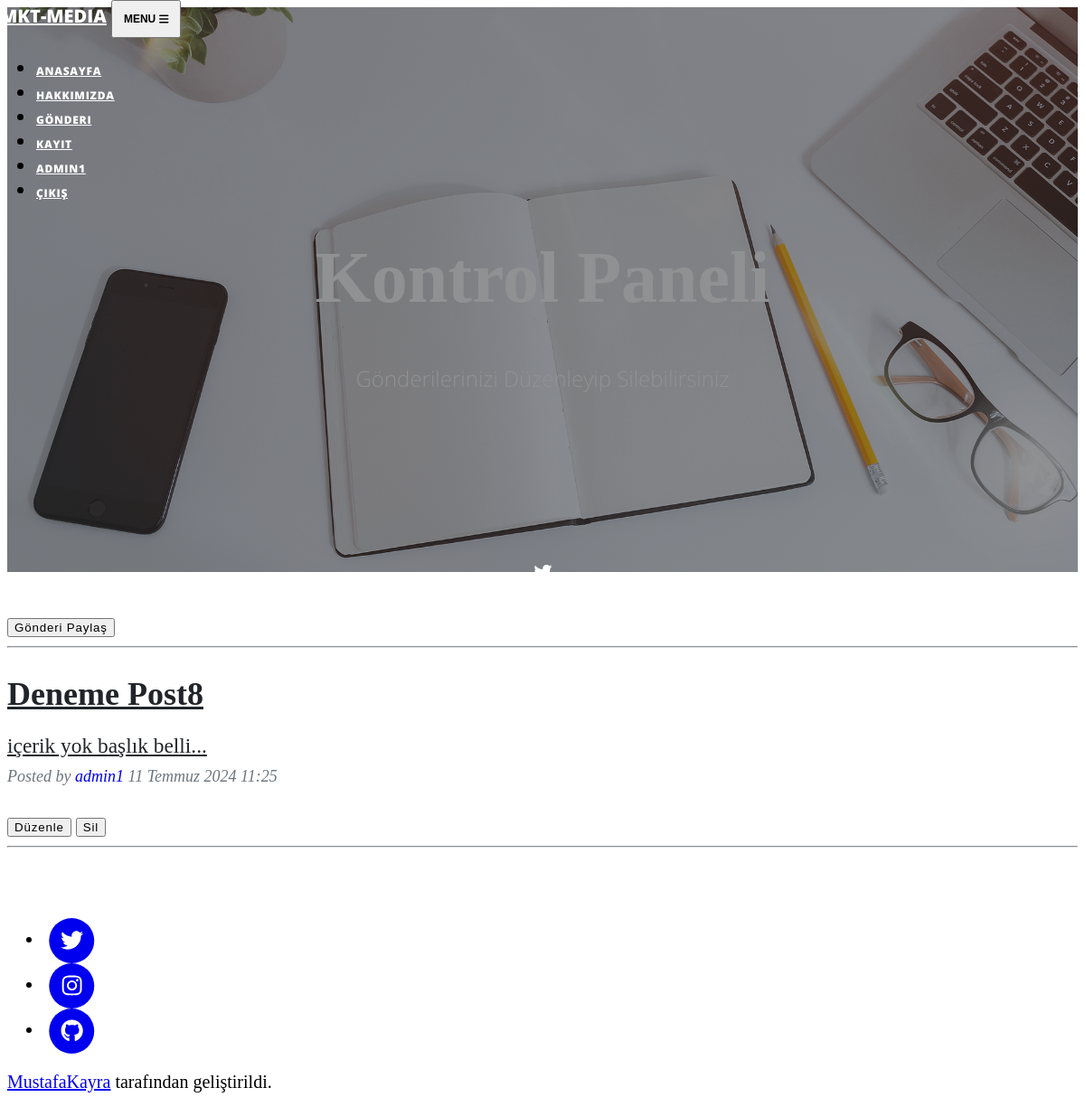
The app's page /Post/dashboard/ (signed in), older data.
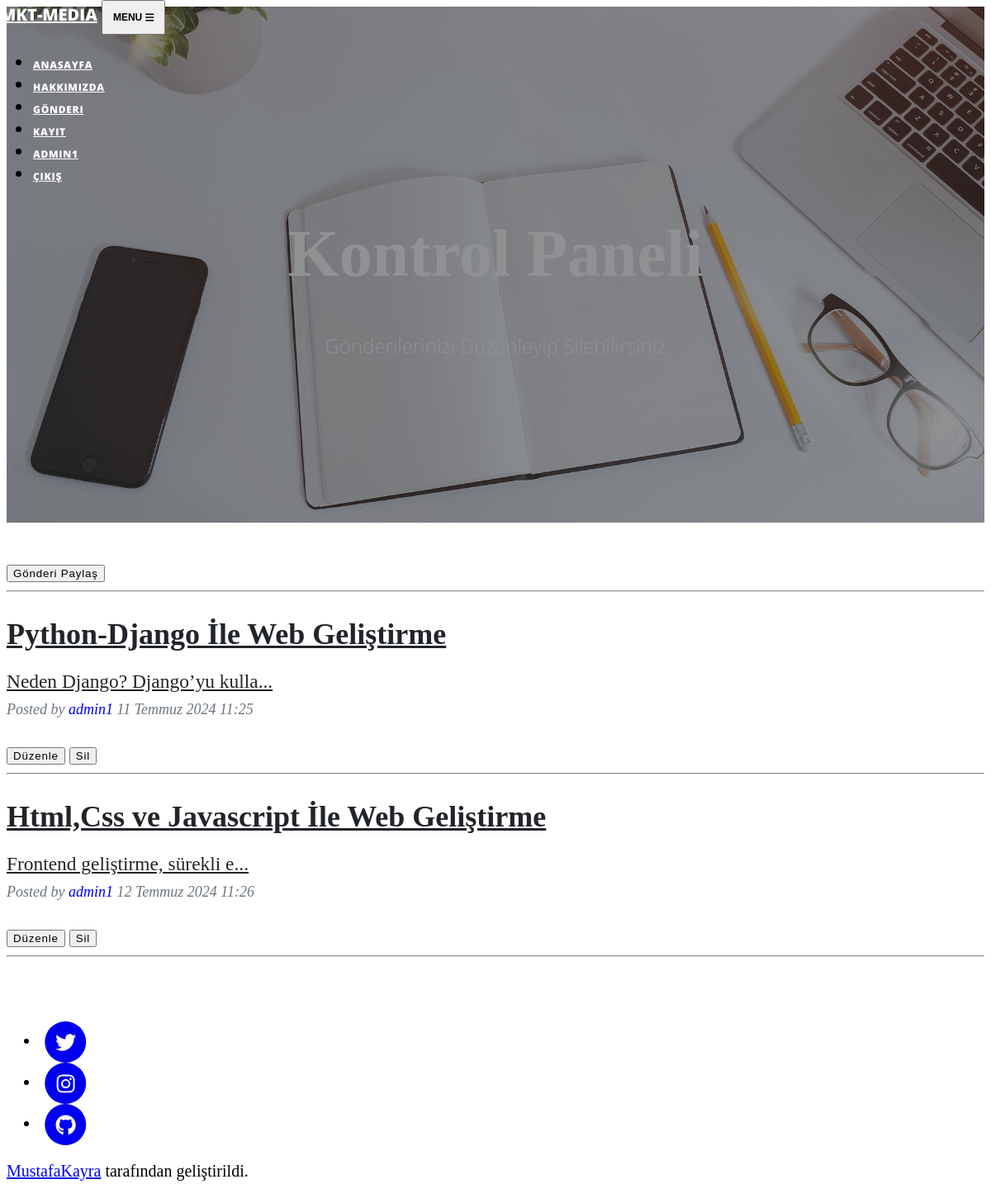
The same page, newer data.
### post/models.py (models this page shows, shortened)
class Post(models.Model):
    author = models.CharField(max_length=30,null=False,blank=False)
    title = models.CharField(max_length=100,null=False,blank=False)
    content = models.TextField(null=False,blank=False)
    email = models.CharField(max_length=50)
    date = models.DateTimeField(auto_now_add=True)
    slug = models.SlugField(null=False,blank=True,unique=True,db_index=True)
    def get_summary(self):
        return self.content[:30] + '...'

### post/views.py (the view)
# urls.py: path('dashboard/',views.dashboard,name="dashboard"),
def dashboard(request):
    posts = Post.objects.filter(author = request.user)
    context = {
        "posts":posts
    }
    return render(request,"dashboard.html",context)

### templates/dashboard.html (shortened to what this page needs)
{% extends "base.html" %}
{% load static %}
{% block body %}
        <header class="masthead" style="background-image: url('{% static 'img/home-bg.jpg' %}')">
            <div class="container position-relative px-4 px-lg-5">
                <div class="row gx-4 gx-lg-5 justify-content-center">
                    <div class="col-md-10 col-lg-8 col-xl-7">
                        <div class="site-heading">
                            <h1>Kontrol Paneli</h1>
                            <span class="subheading">Gönderilerinizi Düzenleyip Silebilirsiniz</span>
                        </div>
                    </div>
                </div>
            </div>
        </header>
        {% if posts %}
            <div class="container position-relative px-4 px-lg-5">
                <div class="row gx-4 gx-lg-5 justify-content-center">
                    <div class="col-md-10 col-lg-8 col-xl-7">
                        <div class="site-heading">
                            <a href="{% url 'addpost' %}"><button class="btn btn-dark">Gönderi Paylaş</button></a>
                            <hr>
                        </div>
                    </div>
                </div>
            </div>
        {% endif %}
    {% if posts %}
        {% for post in posts %}
        <div class="container px-4 px-lg-5">
            <div class="row gx-4 gx-lg-5 justify-content-center">
                <div class="col-md-10 col-lg-8 col-xl-7">
                    <div class="post-preview">
                        <a href="{% url 'postdetail' post.slug %}">
                            <h2 class="post-title">{{post.title}}</h2>
                            <h3 class="post-subtitle">{{post.get_summary}}</h3>
                        </a>
                        <p class="post-meta">
                            Posted by
                            <a href="#!">{{post.author}}</a>
                            {{post.date}}
                        </p>
                        <a href="{% url 'postupdate' post.slug %}"><button class="btn btn-dark">Düzenle</button></a> <a href="{% url 'deletepost' post.slug %}"><button class="btn btn-dark">Sil</button></a>
                    </div>
                    <hr class="my-4" />
                </div>
            </div>
        </div>
        {% endfor %}
    {% endif %}
{% endblock body %}

Row changes from the older to the newer data that the page shows:
changed Post: title "Deneme Post8" → "Python-Django İle Web Geliştirme"; get_summary "içerik yok başlık belli..." → "Neden Django? Django’yu kulla..."
added Post: title "Html,Css ve Javascript İle Web Geliştirme", get_summary "Frontend geliştirme, sürekli e...", author "admin1", date "12 Temmuz 2024 11:26"
